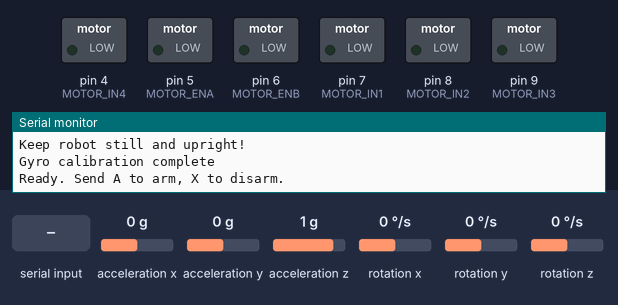
Recording of a sketch running on a simulated Arduino Uno, built with avr-gcc and run on an emulated ATmega328P. On the bench: switched loads named in the sketch (green lamp = pin HIGH), the last lines printed to the serial monitor. Wiring (inferred from the names in the program): MPU-6050 motion sensor at I2C address 0x68. The inputs (shaded band) are chosen by the test bench; at power-on: acceleration x 0 g, rotation y 0 °/s, acceleration z 1 g, acceleration y 0 g, rotation x 0 °/s, rotation z 0 °/s.

Above: at 4.8 s.
4.9 s: "A" received over the second serial link
6.9 s: acceleration x set to -1.4 g
At 7.05 s:
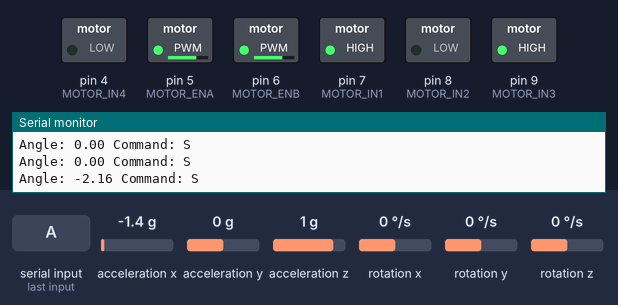
8.6 s: rotation y set to 192 °/s
At 9.48 s:
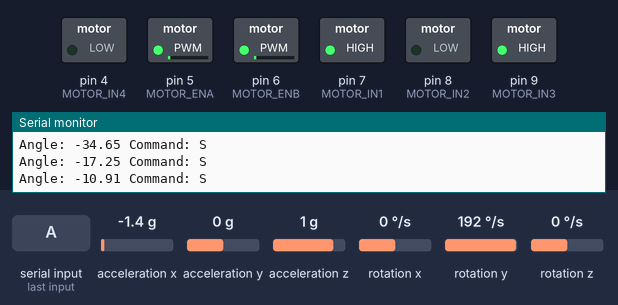
11.6 s: "L" received over the second serial link
At 11.81 s:
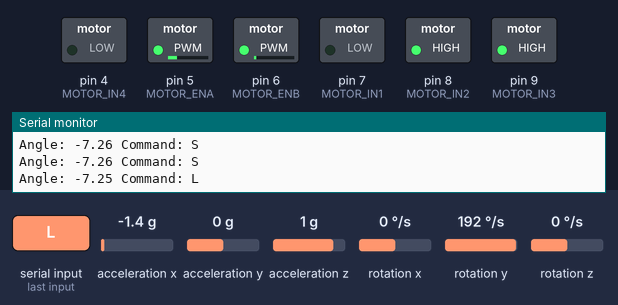
14.6 s: "R" received over the second serial link
At 14.88 s:
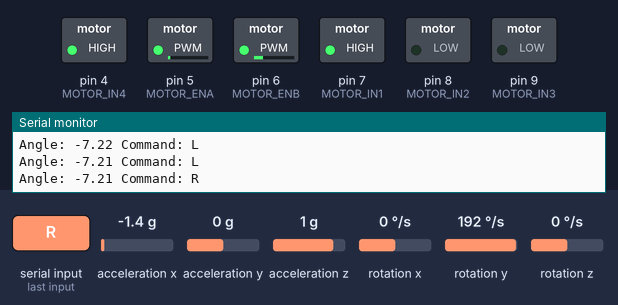
17.6 s: acceleration z set to 0.8 g
At 18.0 s:
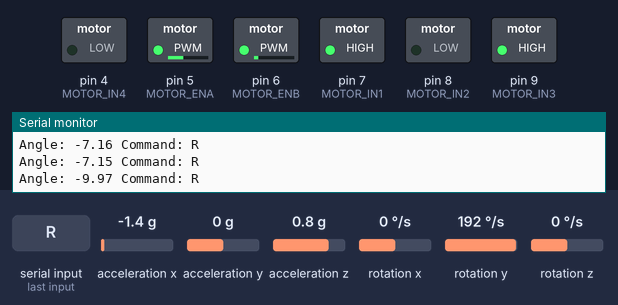
Timing chart, 0 to 21.6 s (numbered marks = the images above; inputs shaded):
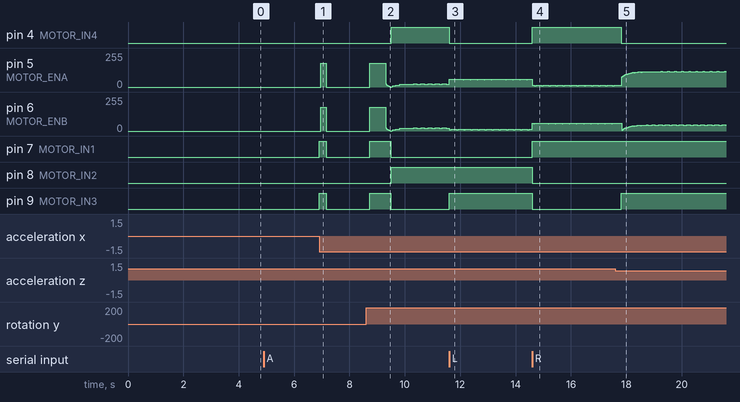

The sketch:

self_balancing_robot.ino
```cpp
#include <Arduino.h>
#include "balance_config.h"
#include "mpu6050.h"
#include "motor.h"
#include "bluetooth_control.h"
#include "balance_controller.h"

MPU6050Sensor imu;

unsigned long lastLoop = 0;
bool wasArmed = false;

void setup() {
  Serial.begin(115200);

  initMotors();
  initBluetooth();

  Serial.println("Self-balancing robot starting");

  if (!imu.begin()) {
    Serial.println("ERROR: MPU6050 not detected!");
    while (true) {
      stopMotors();
      delay(100);
    }
  }

  // Keep robot upright and motionless during calibration.
  imu.calibrateGyro();

  if (!imu.readRaw()) {
    Serial.println("ERROR: MPU6050 read failed!");
    while (true) {
      stopMotors();
      delay(100);
    }
  }

  imu.updateAngle(0.005f);

  lastLoop = millis();
  Serial.println("Ready. Send A to arm, X to disarm.");
}

void loop() {
  readBluetooth();

  unsigned long now = millis();

  if (now - lastLoop < LOOP_PERIOD_MS) return;

  float dt = (now - lastLoop) / 1000.0f;
  lastLoop = now;

  // Prevent an unstable controller after a long delay.
  if (dt <= 0.0f || dt > 0.03f) {
    stopMotors();
    resetPID();
    return;
  }

  if (!imu.readRaw()) {
    stopMotors();
    resetPID();
    return;
  }

  imu.updateAngle(dt);

  if (!isArmed()) {
    stopMotors();
    resetPID();
    wasArmed = false;
    return;
  }

  if (!wasArmed) {
    resetPID();
    wasArmed = true;
  }

  float angle = imu.angle - BALANCE_ANGLE_OFFSET;

  // Falling too far: cut motor drive and require re-arming.
  if (abs(angle) > FALL_ANGLE_LIMIT) {
    stopMotors();
    resetPID();
    Serial.println("FALL DETECTED: send A after repositioning");
    // In this starter version, the next A command re-arms.
    // Send X, then A to reset the arm state.
    return;
  }

  char command = getMovementCommand();

  float targetAngle = 0.0f;
  int turn = 0;

  if (command == 'F') targetAngle = MOVE_ANGLE;
  if (command == 'B') targetAngle = -MOVE_ANGLE;
  if (command == 'L') turn = -TURN_POWER;
  if (command == 'R') turn = TURN_POWER;

  int balance = calculateBalanceOutput(
    angle, imu.gyroRate, targetAngle, dt
  );

  int left = balance + turn;
  int right = balance - turn;

  left = constrain(left, -MAX_MOTOR_POWER, MAX_MOTOR_POWER);
  right = constrain(right, -MAX_MOTOR_POWER, MAX_MOTOR_POWER);

  setMotors(left, right);

  // Keep serial output light to preserve loop timing.
  static unsigned long lastPrint = 0;
  if (now - lastPrint >= 250) {
    lastPrint = now;
    Serial.print("Angle: ");
    Serial.print(angle);
    Serial.print(" Command: ");
    Serial.println(command);
  }
}
```

balance_controller.cpp
```cpp
#include "balance_controller.h"
#include "balance_config.h"

static float integral = 0.0f;

void resetPID() {
  integral = 0.0f;
}

int calculateBalanceOutput(
  float angle,
  float gyroRate,
  float targetAngle,
  float dt
) {
  float error = targetAngle - angle;

  integral += error * dt;
  integral = constrain(integral, -30.0f, 30.0f);

  // Gyroscope supplies the derivative/damping term.
  float output = PID_KP * error
               + PID_KI * integral
               - PID_KD * gyroRate;

  output = constrain(
    output,
    -(float)MAX_MOTOR_POWER,
    (float)MAX_MOTOR_POWER
  );

  return (int)output;
}
```

balance_controller.h
```cpp
#pragma once
#include <Arduino.h>

void resetPID();
int calculateBalanceOutput(
  float angle,
  float gyroRate,
  float targetAngle,
  float dt
);
```

bluetooth_control.cpp
```cpp
#include "bluetooth_control.h"
#include "balance_config.h"

static SoftwareSerial bluetooth(BT_RX, BT_TX);

static char movement = 'S';
static bool armed = false;

void initBluetooth() {
  bluetooth.begin(9600);
  movement = 'S';
  armed = false;
}

void readBluetooth() {
  while (bluetooth.available()) {
    char c = bluetooth.read();

    if (c >= 'a' && c <= 'z') c -= 32;

    if (c == 'A') {
      armed = true;
      movement = 'S';
    } else if (c == 'X') {
      armed = false;
      movement = 'S';
    } else if (c == 'F' || c == 'B' ||
               c == 'L' || c == 'R' || c == 'S') {
      movement = c;
    }
  }
}

char getMovementCommand() {
  return movement;
}

bool isArmed() {
  return armed;
}
```

bluetooth_control.h
```cpp
#pragma once
#include <Arduino.h>
#include <SoftwareSerial.h>

void initBluetooth();
void readBluetooth();
char getMovementCommand();
bool isArmed();
```

motor.cpp
```cpp
#include "motor.h"
#include "balance_config.h"

static void driveOneMotor(
  int pwmPin, int inA, int inB,
  int power, int direction
) {
  power *= direction;
  power = constrain(power, -255, 255);

  if (power > 0) {
    digitalWrite(inA, HIGH);
    digitalWrite(inB, LOW);
    analogWrite(pwmPin, power);
  } else if (power < 0) {
    digitalWrite(inA, LOW);
    digitalWrite(inB, HIGH);
    analogWrite(pwmPin, -power);
  } else {
    analogWrite(pwmPin, 0);
    digitalWrite(inA, LOW);
    digitalWrite(inB, LOW);
  }
}

void initMotors() {
  pinMode(MOTOR_ENA, OUTPUT);
  pinMode(MOTOR_IN1, OUTPUT);
  pinMode(MOTOR_IN2, OUTPUT);

  pinMode(MOTOR_ENB, OUTPUT);
  pinMode(MOTOR_IN3, OUTPUT);
  pinMode(MOTOR_IN4, OUTPUT);

  stopMotors();
}

void setMotors(int leftPower, int rightPower) {
  driveOneMotor(
    MOTOR_ENA, MOTOR_IN1, MOTOR_IN2,
    leftPower, LEFT_MOTOR_DIRECTION
  );

  driveOneMotor(
    MOTOR_ENB, MOTOR_IN3, MOTOR_IN4,
    rightPower, RIGHT_MOTOR_DIRECTION
  );
}

void stopMotors() {
  setMotors(0, 0);
}
```

motor.h
```cpp
#pragma once
#include <Arduino.h>

void initMotors();
void setMotors(int leftPower, int rightPower);
void stopMotors();
```

mpu6050.cpp
```cpp
#include "mpu6050.h"
#include "balance_config.h"
#include <Wire.h>
#include <math.h>

bool MPU6050Sensor::begin() {
  Wire.begin();
  Wire.setClock(400000);

  Wire.beginTransmission(MPU6050_ADDRESS);
  Wire.write(0x6B);
  Wire.write(0x00); // Wake MPU6050
  if (Wire.endTransmission() != 0) return false;

  // Gyroscope: +/- 250 degrees/second
  Wire.beginTransmission(MPU6050_ADDRESS);
  Wire.write(0x1B);
  Wire.write(0x00);
  if (Wire.endTransmission() != 0) return false;

  // Accelerometer: +/- 2g
  Wire.beginTransmission(MPU6050_ADDRESS);
  Wire.write(0x1C);
  Wire.write(0x00);
  if (Wire.endTransmission() != 0) return false;

  delay(100);
  return readRegisters();
}

bool MPU6050Sensor::readRegisters() {
  Wire.beginTransmission(MPU6050_ADDRESS);
  Wire.write(0x3B);

  if (Wire.endTransmission(false) != 0) return false;

  if (Wire.requestFrom(MPU6050_ADDRESS, 14) != 14) {
    return false;
  }

  ax = (Wire.read() << 8) | Wire.read();
  ay = (Wire.read() << 8) | Wire.read();
  az = (Wire.read() << 8) | Wire.read();

  Wire.read();
  Wire.read(); // Temperature

  gx = (Wire.read() << 8) | Wire.read();
  gy = (Wire.read() << 8) | Wire.read();
  gz = (Wire.read() << 8) | Wire.read();

  return true;
}

bool MPU6050Sensor::readRaw() {
  return readRegisters();
}

void MPU6050Sensor::calibrateGyro() {
  long total = 0;
  const int samples = 1000;

  Serial.println("Keep robot still and upright!");

  for (int i = 0; i < samples; i++) {
    if (readRegisters()) total += gy;
    delay(3);
  }

  gyroYOffset = (float)total / samples;
  Serial.println("Gyro calibration complete");
}

void MPU6050Sensor::updateAngle(float dt) {
  // Assumes the robot tilts around the MPU6050 Y axis.
  float accelAngle = atan2((float)ax, (float)az)
                     * 180.0f / PI;

  gyroRate = ((float)gy - gyroYOffset) / 131.0f;

  angle = COMPLEMENTARY_ALPHA * (angle + gyroRate * dt)
        + (1.0f - COMPLEMENTARY_ALPHA) * accelAngle;
}
```

mpu6050.h
```cpp
#pragma once
#include <Arduino.h>

class MPU6050Sensor {
public:
  bool begin();
  bool readRaw();
  void calibrateGyro();
  void updateAngle(float dt);

  float angle = 0.0f;
  float gyroRate = 0.0f;

private:
  int16_t ax, ay, az;
  int16_t gx, gy, gz;
  float gyroYOffset = 0.0f;

  bool readRegisters();
};
```

balance_config.h
```cpp
#pragma once

// Arduino Uno pin configuration
#define MOTOR_ENA 5
#define MOTOR_IN1 7
#define MOTOR_IN2 8

#define MOTOR_ENB 6
#define MOTOR_IN3 9
#define MOTOR_IN4 4

#define BT_RX 10  // Arduino receives from HC-05 TX
#define BT_TX 11  // Arduino transmits to HC-05 RX

// Adjust these after checking motor directions.
#define LEFT_MOTOR_DIRECTION  1
#define RIGHT_MOTOR_DIRECTION 1

// MPU6050 settings
#define MPU6050_ADDRESS 0x68

// Complementary filter
#define COMPLEMENTARY_ALPHA 0.98f

// PID starting values only; they require real-world tuning.
#define PID_KP 18.0f
#define PID_KI 0.0f
#define PID_KD 0.8f

// Adjust the zero angle after mounting/calibration.
#define BALANCE_ANGLE_OFFSET 0.0f

// Movement targets; tune after balancing works.
#define MOVE_ANGLE 2.0f
#define TURN_POWER 35

#define MAX_MOTOR_POWER 180
#define FALL_ANGLE_LIMIT 35.0f
#define LOOP_PERIOD_MS 5
```

Measured:
- after the input at 6.9 s, pin 5 (MOTOR_ENA), pin 6 (MOTOR_ENB): 0/255 → 180/255 after 0.05 s, → 0/255 0.20 s later; pin 7 (MOTOR_IN1), pin 9 (MOTOR_IN3): LOW → HIGH at once, → LOW 0.25 s later
- after the input at 8.6 s, pin 4 (MOTOR_IN4), pin 8 (MOTOR_IN2): LOW → HIGH after 0.91 s; pin 7 (MOTOR_IN1), pin 9 (MOTOR_IN3): LOW → HIGH after 0.13 s, → LOW 0.76 s later
- after the input at 11.6 s, pin 4 (MOTOR_IN4): HIGH → LOW at once; pin 9 (MOTOR_IN3): LOW → HIGH at once
- after the input at 14.6 s, pin 4 (MOTOR_IN4), pin 7 (MOTOR_IN1): LOW → HIGH at once; pin 8 (MOTOR_IN2), pin 9 (MOTOR_IN3): HIGH → LOW at once
- after the input at 17.6 s, pin 4 (MOTOR_IN4): HIGH → LOW after 0.21 s; pin 9 (MOTOR_IN3): LOW → HIGH after 0.22 s
